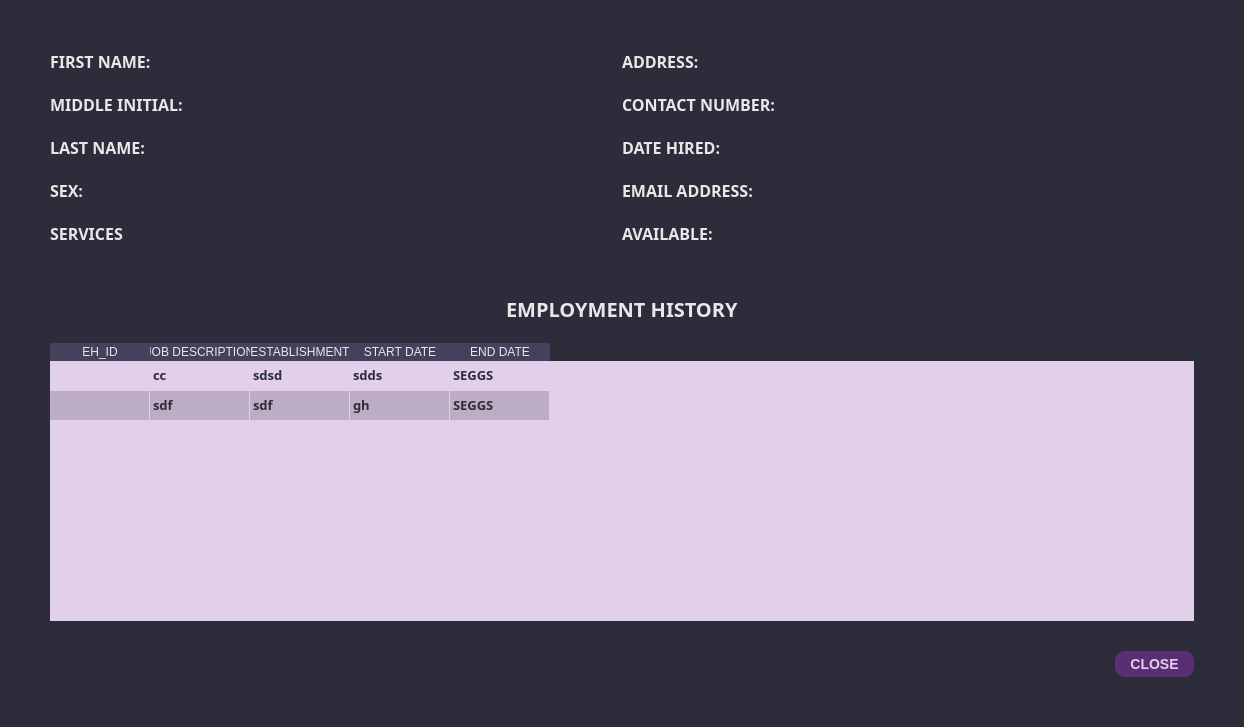
<?xml version="1.0" encoding="UTF-8"?>
<ui version="4.0">
 <class>Dialog</class>
 <widget class="QDialog" name="Dialog">
  <property name="windowModality">
   <enum>Qt::ApplicationModal</enum>
  </property>
  <property name="geometry">
   <rect>
    <x>0</x>
    <y>0</y>
    <width>1244</width>
    <height>727</height>
   </rect>
  </property>
  <property name="sizePolicy">
   <sizepolicy hsizetype="Expanding" vsizetype="Expanding">
    <horstretch>0</horstretch>
    <verstretch>0</verstretch>
   </sizepolicy>
  </property>
  <property name="minimumSize">
   <size>
    <width>0</width>
    <height>0</height>
   </size>
  </property>
  <property name="maximumSize">
   <size>
    <width>16777215</width>
    <height>16777215</height>
   </size>
  </property>
  <property name="windowTitle">
   <string>More Details</string>
  </property>
  <property name="styleSheet">
   <string notr="true"/>
  </property>
  <layout class="QGridLayout" name="gridLayout_5">
   <property name="leftMargin">
    <number>0</number>
   </property>
   <property name="topMargin">
    <number>0</number>
   </property>
   <property name="rightMargin">
    <number>0</number>
   </property>
   <property name="bottomMargin">
    <number>0</number>
   </property>
   <item row="0" column="0">
    <widget class="QWidget" name="widget" native="true">
     <property name="enabled">
      <bool>true</bool>
     </property>
     <property name="sizePolicy">
      <sizepolicy hsizetype="Preferred" vsizetype="Preferred">
       <horstretch>0</horstretch>
       <verstretch>0</verstretch>
      </sizepolicy>
     </property>
     <property name="whatsThis">
      <string>&lt;html&gt;&lt;head/&gt;&lt;body&gt;&lt;p&gt;&lt;br/&gt;&lt;/p&gt;&lt;/body&gt;&lt;/html&gt;</string>
     </property>
     <property name="styleSheet">
      <string notr="true">QWidget{
	background-color: #2C2C3B;
}

QLabel{
	color: #E9E8E8;
}

QLineEdit, QComboBox, QDateEdit{
	background-color: #E2CFEA;
	border: none;
	height: 30px;
	border-radius: 10px;
	color: #45405C;
	padding-left: 5px;
	padding-right: 5px;
}

QMenu{
	background-color: white;
}

   QMenu::item:selected {
                background-color: #555;
                color: white;
            }

QComboBox QAbstractItemView {
	background-color: #E2CFEA;
	color: #45405C;
}

QPushButton {
                background-color: #5A2E74;  /* Background color of the buttons */
                color: #E2CFEA;              /* Text color of the buttons */
                border: none;               /* Remove button border */
                border-radius: 10px;         /* Border radius of the buttons */
                padding: 5px 15px;          /* Padding inside the buttons */
                font-size: 14px;            /* Font size of the button text */
				font-weight: bold;
}

QPushButton:hover {
                background-color: #745288;  /* Background color on hover */
}
QPushButton:pressed {
                background-color: #6B4483;  /* Background color on press */
}</string>
     </property>
     <layout class="QGridLayout" name="gridLayout_3">
      <property name="leftMargin">
       <number>50</number>
      </property>
      <property name="topMargin">
       <number>50</number>
      </property>
      <property name="rightMargin">
       <number>50</number>
      </property>
      <property name="bottomMargin">
       <number>50</number>
      </property>
      <property name="verticalSpacing">
       <number>30</number>
      </property>
      <item row="2" column="0">
       <layout class="QHBoxLayout" name="horizontalLayout_2">
        <item>
         <spacer name="horizontalSpacer_11">
          <property name="orientation">
           <enum>Qt::Horizontal</enum>
          </property>
          <property name="sizeHint" stdset="0">
           <size>
            <width>848</width>
            <height>20</height>
           </size>
          </property>
         </spacer>
        </item>
        <item>
         <widget class="QPushButton" name="close_button">
          <property name="text">
           <string>CLOSE</string>
          </property>
          <property name="icon">
           <iconset>
            <normaloff>../static/icons/cancel_button_light.svg</normaloff>../static/icons/cancel_button_light.svg</iconset>
          </property>
          <property name="checkable">
           <bool>true</bool>
          </property>
          <property name="checked">
           <bool>false</bool>
          </property>
         </widget>
        </item>
        <item>
         <layout class="QHBoxLayout" name="horizontalLayout">
          <property name="spacing">
           <number>0</number>
          </property>
         </layout>
        </item>
       </layout>
      </item>
      <item row="0" column="0">
       <layout class="QGridLayout" name="gridLayout">
        <item row="0" column="1">
         <layout class="QVBoxLayout" name="verticalLayout_16">
          <property name="spacing">
           <number>20</number>
          </property>
          <item>
           <layout class="QVBoxLayout" name="verticalLayout_6">
            <item>
             <widget class="QLabel" name="emp_address">
              <property name="font">
               <font>
                <family>JetBrains Mono</family>
                <pointsize>12</pointsize>
                <bold>true</bold>
               </font>
              </property>
              <property name="text">
               <string>ADDRESS: </string>
              </property>
             </widget>
            </item>
           </layout>
          </item>
          <item>
           <layout class="QVBoxLayout" name="verticalLayout_5">
            <item>
             <widget class="QLabel" name="emp_contact_num">
              <property name="font">
               <font>
                <family>JetBrains Mono</family>
                <pointsize>12</pointsize>
                <bold>true</bold>
               </font>
              </property>
              <property name="text">
               <string>CONTACT NUMBER:</string>
              </property>
             </widget>
            </item>
           </layout>
          </item>
          <item>
           <layout class="QVBoxLayout" name="verticalLayout_4">
            <item>
             <widget class="QLabel" name="emp_date_hired">
              <property name="font">
               <font>
                <family>JetBrains Mono</family>
                <pointsize>12</pointsize>
                <bold>true</bold>
               </font>
              </property>
              <property name="text">
               <string>DATE HIRED:</string>
              </property>
             </widget>
            </item>
           </layout>
          </item>
          <item>
           <layout class="QVBoxLayout" name="verticalLayout_10">
            <property name="spacing">
             <number>20</number>
            </property>
            <item>
             <widget class="QLabel" name="emp_email_address">
              <property name="font">
               <font>
                <family>JetBrains Mono</family>
                <pointsize>12</pointsize>
                <bold>true</bold>
               </font>
              </property>
              <property name="text">
               <string>EMAIL ADDRESS:</string>
              </property>
             </widget>
            </item>
            <item>
             <layout class="QVBoxLayout" name="verticalLayout_9">
              <item>
               <widget class="QLabel" name="emp_available">
                <property name="font">
                 <font>
                  <family>JetBrains Mono</family>
                  <pointsize>12</pointsize>
                  <bold>true</bold>
                 </font>
                </property>
                <property name="text">
                 <string>AVAILABLE: </string>
                </property>
               </widget>
              </item>
             </layout>
            </item>
           </layout>
          </item>
         </layout>
        </item>
        <item row="1" column="0">
         <spacer name="horizontalSpacer_2">
          <property name="orientation">
           <enum>Qt::Horizontal</enum>
          </property>
          <property name="sizeHint" stdset="0">
           <size>
            <width>40</width>
            <height>20</height>
           </size>
          </property>
         </spacer>
        </item>
        <item row="0" column="0">
         <layout class="QVBoxLayout" name="verticalLayout_15">
          <property name="spacing">
           <number>20</number>
          </property>
          <item>
           <layout class="QVBoxLayout" name="verticalLayout">
            <item>
             <widget class="QLabel" name="emp_fname">
              <property name="font">
               <font>
                <family>JetBrains Mono</family>
                <pointsize>12</pointsize>
                <bold>true</bold>
               </font>
              </property>
              <property name="text">
               <string>FIRST NAME:</string>
              </property>
             </widget>
            </item>
           </layout>
          </item>
          <item>
           <layout class="QVBoxLayout" name="verticalLayout_2">
            <item>
             <widget class="QLabel" name="emp_minitial">
              <property name="font">
               <font>
                <family>JetBrains Mono</family>
                <pointsize>12</pointsize>
                <bold>true</bold>
               </font>
              </property>
              <property name="text">
               <string>MIDDLE INITIAL:</string>
              </property>
             </widget>
            </item>
           </layout>
          </item>
          <item>
           <layout class="QVBoxLayout" name="verticalLayout_3">
            <item>
             <widget class="QLabel" name="emp_lname">
              <property name="font">
               <font>
                <family>JetBrains Mono</family>
                <pointsize>12</pointsize>
                <bold>true</bold>
               </font>
              </property>
              <property name="text">
               <string>LAST NAME:</string>
              </property>
             </widget>
            </item>
           </layout>
          </item>
          <item>
           <layout class="QHBoxLayout" name="horizontalLayout_4">
            <item>
             <widget class="QLabel" name="emp_sex">
              <property name="font">
               <font>
                <family>JetBrains Mono</family>
                <pointsize>12</pointsize>
                <bold>true</bold>
               </font>
              </property>
              <property name="text">
               <string>SEX: </string>
              </property>
             </widget>
            </item>
           </layout>
          </item>
          <item>
           <layout class="QVBoxLayout" name="verticalLayout_7">
            <item>
             <widget class="QLabel" name="emp_services">
              <property name="font">
               <font>
                <family>JetBrains Mono</family>
                <pointsize>12</pointsize>
                <bold>true</bold>
               </font>
              </property>
              <property name="text">
               <string>SERVICES</string>
              </property>
             </widget>
            </item>
           </layout>
          </item>
         </layout>
        </item>
        <item row="1" column="1">
         <spacer name="horizontalSpacer_3">
          <property name="orientation">
           <enum>Qt::Horizontal</enum>
          </property>
          <property name="sizeHint" stdset="0">
           <size>
            <width>40</width>
            <height>20</height>
           </size>
          </property>
         </spacer>
        </item>
        <item row="2" column="0">
         <layout class="QVBoxLayout" name="verticalLayout_19"/>
        </item>
       </layout>
      </item>
      <item row="1" column="0">
       <layout class="QGridLayout" name="gridLayout_2">
        <property name="verticalSpacing">
         <number>20</number>
        </property>
        <item row="0" column="2">
         <spacer name="horizontalSpacer_5">
          <property name="orientation">
           <enum>Qt::Horizontal</enum>
          </property>
          <property name="sizeHint" stdset="0">
           <size>
            <width>427</width>
            <height>17</height>
           </size>
          </property>
         </spacer>
        </item>
        <item row="1" column="0" colspan="3">
         <widget class="QTableWidget" name="employment_history_table">
          <property name="font">
           <font>
            <family>JetBrains Mono</family>
            <pointsize>10</pointsize>
            <bold>true</bold>
           </font>
          </property>
          <property name="styleSheet">
           <string notr="true">QHeaderView::section{
	background-color: #45405C;
	color: #E9E8E8;
	border: none;
	font: 700 10pt &quot;JetBrains Mono&quot;;
}

QTableWidget{
	background-color: #E2CFEA;
	border: none;
	alternate-background-color: #BCADC5;
}

QTableWidget::item:selected{
	color: #2C2C3B;
	background-color: #FFEE8c;  /* Background color for selected items */

}
QTableWidget::item{
	color: #2C2C3B;
	selection-color: #2C2C3B;  /* Text color for selected items */

}
</string>
          </property>
          <property name="frameShadow">
           <enum>QFrame::Sunken</enum>
          </property>
          <property name="editTriggers">
           <set>QAbstractItemView::NoEditTriggers</set>
          </property>
          <property name="alternatingRowColors">
           <bool>true</bool>
          </property>
          <property name="selectionMode">
           <enum>QAbstractItemView::NoSelection</enum>
          </property>
          <property name="selectionBehavior">
           <enum>QAbstractItemView::SelectRows</enum>
          </property>
          <property name="showGrid">
           <bool>true</bool>
          </property>
          <property name="gridStyle">
           <enum>Qt::NoPen</enum>
          </property>
          <attribute name="horizontalHeaderVisible">
           <bool>true</bool>
          </attribute>
          <attribute name="horizontalHeaderCascadingSectionResizes">
           <bool>false</bool>
          </attribute>
          <attribute name="horizontalHeaderHighlightSections">
           <bool>true</bool>
          </attribute>
          <attribute name="horizontalHeaderShowSortIndicator" stdset="0">
           <bool>false</bool>
          </attribute>
          <attribute name="horizontalHeaderStretchLastSection">
           <bool>false</bool>
          </attribute>
          <attribute name="verticalHeaderVisible">
           <bool>false</bool>
          </attribute>
          <attribute name="verticalHeaderStretchLastSection">
           <bool>false</bool>
          </attribute>
          <row>
           <property name="text">
            <string>New Row</string>
           </property>
          </row>
          <row/>
          <column>
           <property name="text">
            <string>EH_ID</string>
           </property>
          </column>
          <column>
           <property name="text">
            <string>JOB DESCRIPTION</string>
           </property>
          </column>
          <column>
           <property name="text">
            <string>ESTABLISHMENT</string>
           </property>
          </column>
          <column>
           <property name="text">
            <string>START DATE</string>
           </property>
          </column>
          <column>
           <property name="text">
            <string>END DATE</string>
           </property>
          </column>
          <item row="0" column="1">
           <property name="text">
            <string>cc</string>
           </property>
          </item>
          <item row="0" column="2">
           <property name="text">
            <string>sdsd</string>
           </property>
          </item>
          <item row="0" column="3">
           <property name="text">
            <string>sdds</string>
           </property>
          </item>
          <item row="0" column="4">
           <property name="text">
            <string>SEGGS</string>
           </property>
          </item>
          <item row="1" column="1">
           <property name="text">
            <string>sdf</string>
           </property>
          </item>
          <item row="1" column="2">
           <property name="text">
            <string>sdf</string>
           </property>
          </item>
          <item row="1" column="3">
           <property name="text">
            <string>gh</string>
           </property>
          </item>
          <item row="1" column="4">
           <property name="text">
            <string>SEGGS</string>
           </property>
          </item>
         </widget>
        </item>
        <item row="0" column="0">
         <spacer name="horizontalSpacer_6">
          <property name="orientation">
           <enum>Qt::Horizontal</enum>
          </property>
          <property name="sizeHint" stdset="0">
           <size>
            <width>426</width>
            <height>17</height>
           </size>
          </property>
         </spacer>
        </item>
        <item row="0" column="1">
         <widget class="QLabel" name="label_9">
          <property name="font">
           <font>
            <family>JetBrains Mono</family>
            <pointsize>15</pointsize>
            <bold>true</bold>
           </font>
          </property>
          <property name="styleSheet">
           <string notr="true"/>
          </property>
          <property name="text">
           <string>EMPLOYMENT HISTORY</string>
          </property>
         </widget>
        </item>
       </layout>
      </item>
     </layout>
    </widget>
   </item>
  </layout>
 </widget>
 <resources/>
 <connections/>
</ui>
